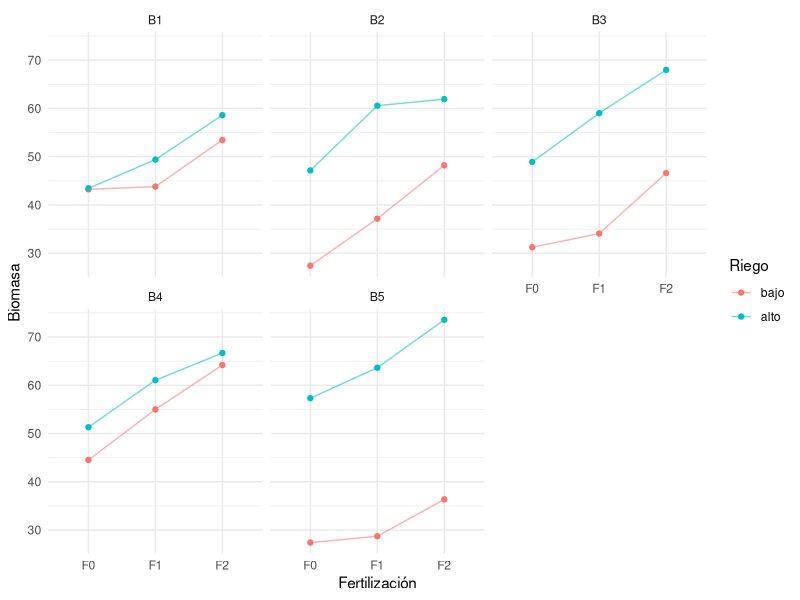

Here is the R script that generated this plot:
## ---- chunk 1
set.seed(2403)

bloques <- paste0("B", 1:5)
fertilizantes <- c("F0", "F1", "F2")

diseno <- do.call(rbind, lapply(bloques, function(b) {
  riegos <- sample(c("bajo", "alto"))
  do.call(rbind, lapply(seq_along(riegos), function(p) {
    data.frame(
      bloque = b,
      parcela = paste0(b, "_P", p),
      riego = riegos[p],
      subparcela = seq_along(fertilizantes),
      fertilizante = sample(fertilizantes)
    )
  }))
}))

diseno$bloque <- factor(diseno$bloque)
diseno$parcela <- factor(diseno$parcela)
diseno$riego <- factor(diseno$riego, levels = c("bajo", "alto"))
diseno$fertilizante <- factor(diseno$fertilizante, levels = fertilizantes)

with(diseno, table(bloque, riego))
with(diseno, table(parcela, fertilizante))
## ---- chunk 2
efecto_fert <- c(F0 = 0, F1 = 5, F2 = 11)

u_bloque <- rnorm(nlevels(diseno$bloque), 0, 3)
names(u_bloque) <- levels(diseno$bloque)

u_parcela <- rnorm(nlevels(diseno$parcela), 0, 6)
names(u_parcela) <- levels(diseno$parcela)

R <- as.integer(diseno$riego == "alto")
F2 <- as.integer(diseno$fertilizante == "F2")

diseno$media_verdadera <- 40 +
  8 * R +
  efecto_fert[diseno$fertilizante] +
  4 * R * F2 +
  u_bloque[diseno$bloque] +
  u_parcela[diseno$parcela]

diseno$biomasa <- rnorm(nrow(diseno), diseno$media_verdadera, 3)
## ---- chunk 3
library(ggplot2)

ggplot(diseno, aes(fertilizante, biomasa, colour = riego, group = parcela)) +
  geom_point() +
  geom_line(alpha = 0.55) +
  facet_wrap(~ bloque) +
  labs(x = "Fertilización", y = "Biomasa", colour = "Riego") +
  theme_minimal(base_size = 11)
## ---- chunk 4
modelo_ingenuo <- lm(biomasa ~ riego * fertilizante + bloque, data = diseno)
summary(modelo_ingenuo)
## ---- chunk 5
library(nlme)

modelo_parcela <- lme(
  biomasa ~ riego * fertilizante,
  random = ~ 1 | bloque/parcela,
  data = diseno,
  method = "REML"
)

summary(modelo_parcela)
anova(modelo_parcela)
summary(modelo_parcela)$tTable
